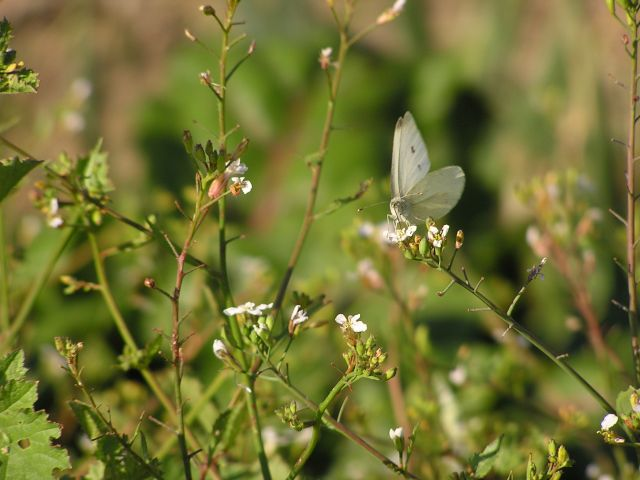
#> input picture pil_pillow__examples/fast_average_color/input/11.jpg, 640 x 480 px; its folder holds only this picture in this run
$ python main.py
#> lines starting #> are read from the running program, lines starting #| are printed output that depends on the picture
#> further down, image is the input picture: PIL image 640x480 RGB; mean R, G, B 114.6, 114.3, 51.2
#!/usr/bin/env python3
# -*- coding: utf-8 -*-

__author__ = "ipetrash"


import math
from pathlib import Path

from PIL import Image


DIR = Path(__file__).resolve().parent


def get_mode_correction(image: Image) -> str:
    if image.mode not in ["RGB", "RGBA"]:
        return "RGB"
    return image.mode


# SOURCE: https://github.com/fast-average-color/fast-average-color/blob/15561aa55a36702f0b1af3d0ef611a205f8d56b5/src/algorithm/sqrt.js#L3
def sqrt_algorithm(image: Image) -> tuple[int, int, int, int]:
    mode = get_mode_correction(image)
#> mode = 'RGB'
    if mode != image.mode:
        image = image.convert("RGB")

    red_total = 0
    green_total = 0
    blue_total = 0
    alpha_total = 0
    count = 0

    pixel = image.load()

    for i in range(image.width):
        for j in range(image.height):
            color = pixel[i, j]
            if len(color) == 4:
                red, green, blue, alpha = color
            else:
                [red, green, blue], alpha = color, 255

            red_total += red * red * alpha
            green_total += green * green * alpha
            blue_total += blue * blue * alpha
            alpha_total += alpha

            count += 1
#> after the loop, alpha_total = 78336000; blue_total = 283633947450; count = 307200; green_total = 1120397476980; red_total = 1162670576790

    return (
        round(math.sqrt(red_total / alpha_total)),
        round(math.sqrt(green_total / alpha_total)),
        round(math.sqrt(blue_total / alpha_total)),
        round(alpha_total / count),
    )


def draw_example(image: Image, margin=70) -> Image:
    rgba = sqrt_algorithm(image)
#> rgba = (122, 120, 60, 255)

    width = image.width + margin + margin
#> width = 780
    height = image.height + margin + margin
#> height = 620

    mode = get_mode_correction(image)
#> mode = 'RGB'

    image_output = Image.new(mode, (width, height), rgba)
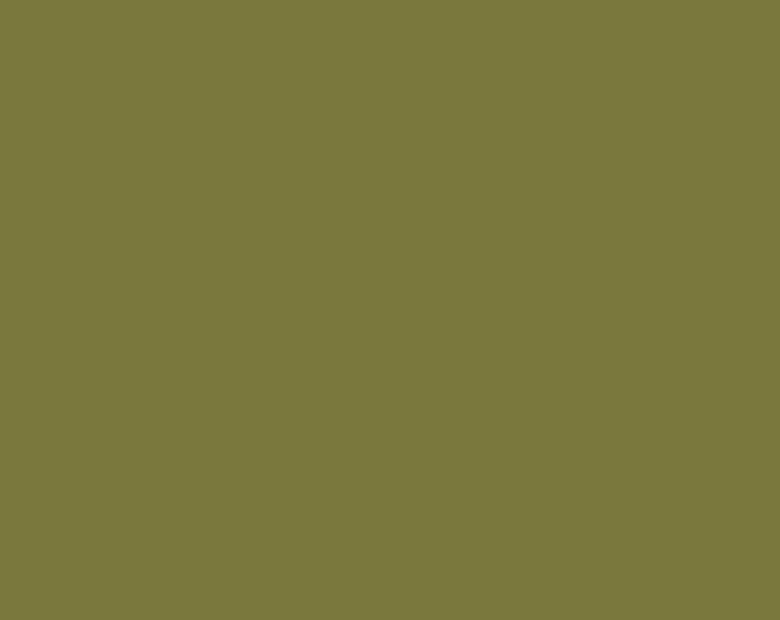
#> image_output: PIL image 780x620 RGB; mean R, G, B 122, 120, 60
    image_output.paste(image, (margin, margin))
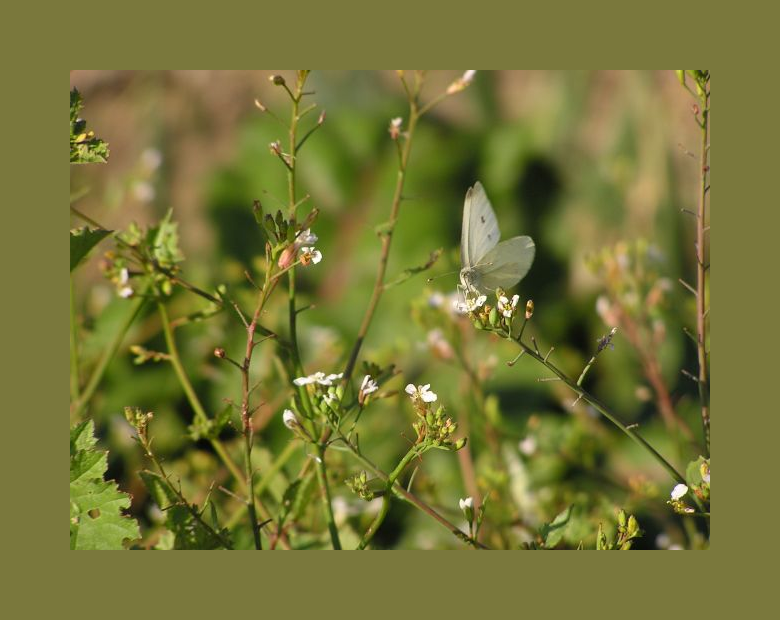
#> image_output: PIL image 780x620 RGB; mean R, G, B 117.3, 116.4, 54.4

    return image_output


if __name__ == "__main__":
    for file_name in DIR.glob("input/*.*"):
        image = Image.open(file_name)
        image_output = draw_example(image)
        # image_output.show()
        image_output.save(DIR / "output" / file_name.name)

$ run again, on pil_pillow__examples/fast_average_color/input/2.jpg
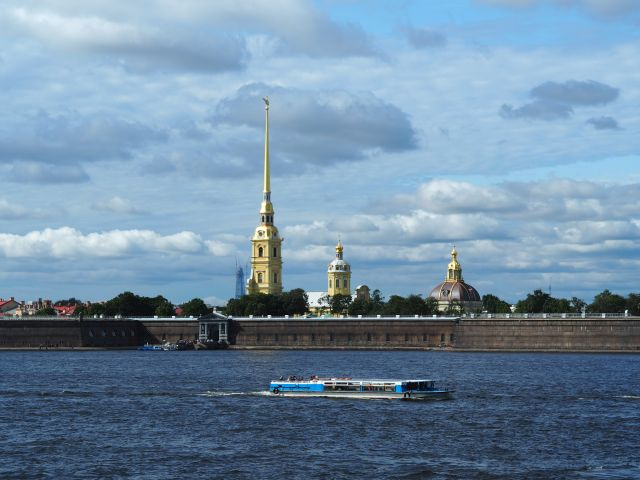
#> input picture pil_pillow__examples/fast_average_color/input/2.jpg, 640 x 480 px
#> image is the input picture: PIL image 640x480 RGB; mean R, G, B 113.2, 140.4, 163.4
#> in sqrt_algorithm, `mode = get_mode_correction(image)`: mode = 'RGB'
#> after the loop in sqrt_algorithm, `for i in range(image.width):`: alpha_total = 78336000; blue_total = 2407560947145; count = 307200; green_total = 1804887323520; red_total = 1196982477660
#> rgba = (124, 152, 175, 255)
#> in draw_example, `mode = get_mode_correction(image)`: mode = 'RGB'
#> in draw_example, `image_output = Image.new(mode, (width, height), rgba)`:
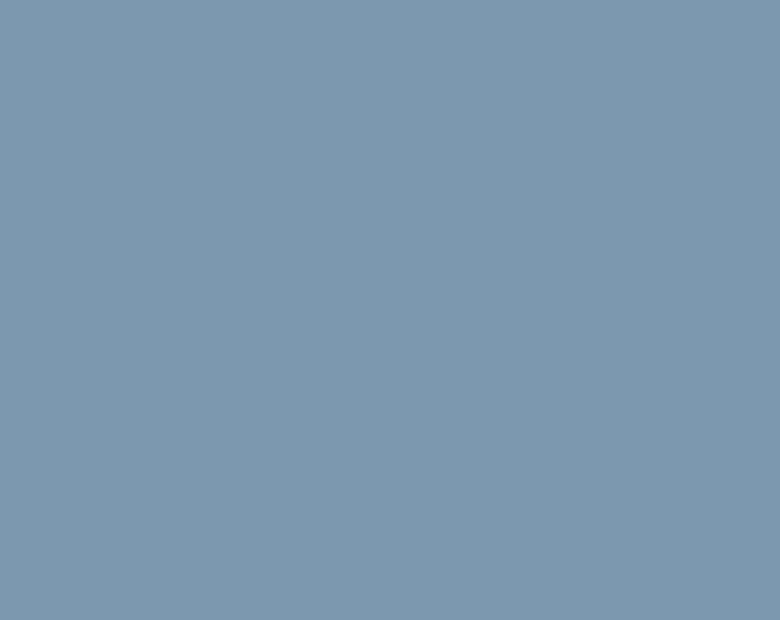
#> image_output: PIL image 780x620 RGB; mean R, G, B 124, 152, 175
#> in draw_example, `image_output.paste(image, (margin, margin))`:
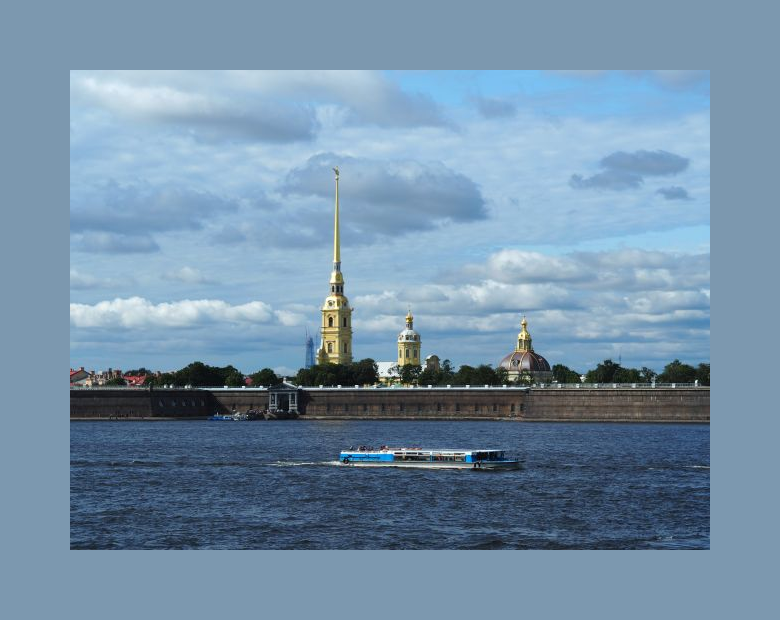
#> image_output: PIL image 780x620 RGB; mean R, G, B 117.1, 144.6, 167.6

$ run again, on pil_pillow__examples/fast_average_color/input/22.jpg
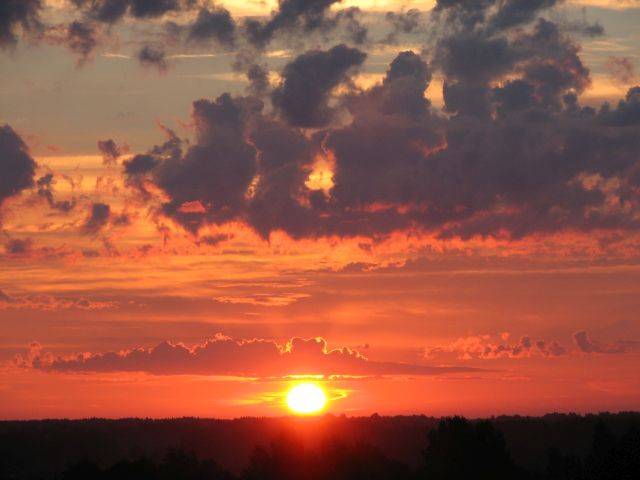
#> input picture pil_pillow__examples/fast_average_color/input/22.jpg, 640 x 480 px
#> image is the input picture: PIL image 640x480 RGB; mean R, G, B 146.3, 84.2, 66.9
#> in sqrt_algorithm, `mode = get_mode_correction(image)`: mode = 'RGB'
#> after the loop in sqrt_algorithm, `for i in range(image.width):`: alpha_total = 78336000; blue_total = 414692470410; count = 307200; green_total = 678124603605; red_total = 2057340053805
#> rgba = (162, 93, 73, 255)
#> in draw_example, `mode = get_mode_correction(image)`: mode = 'RGB'
#> in draw_example, `image_output = Image.new(mode, (width, height), rgba)`:
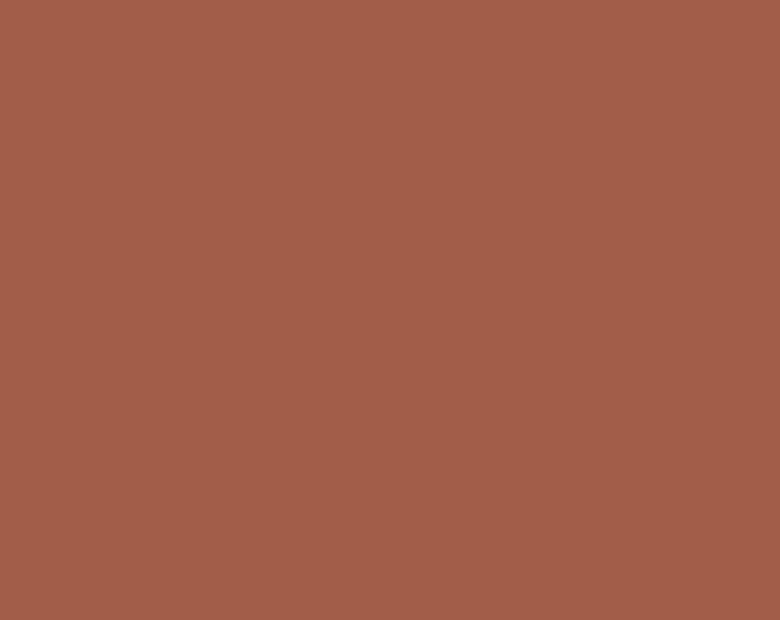
#> image_output: PIL image 780x620 RGB; mean R, G, B 162, 93, 73
#> in draw_example, `image_output.paste(image, (margin, margin))`:
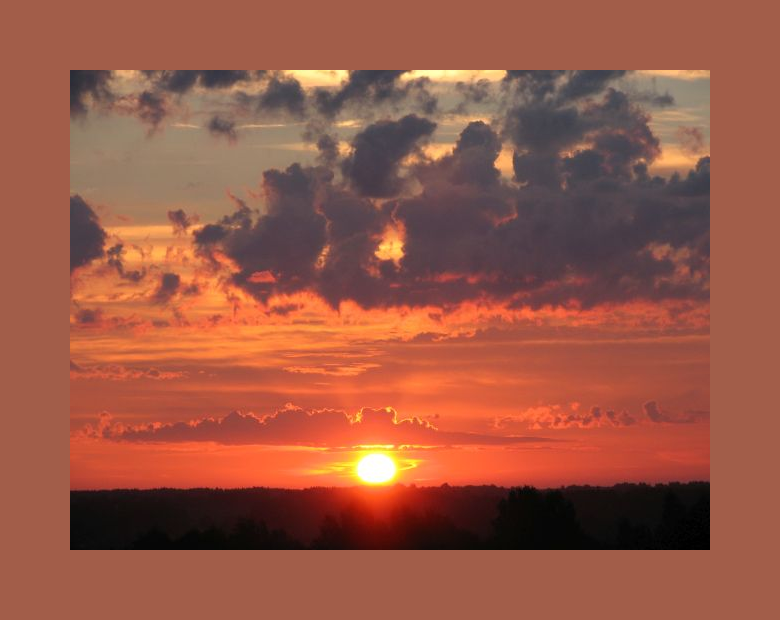
#> image_output: PIL image 780x620 RGB; mean R, G, B 152.1, 87.4, 69.1
